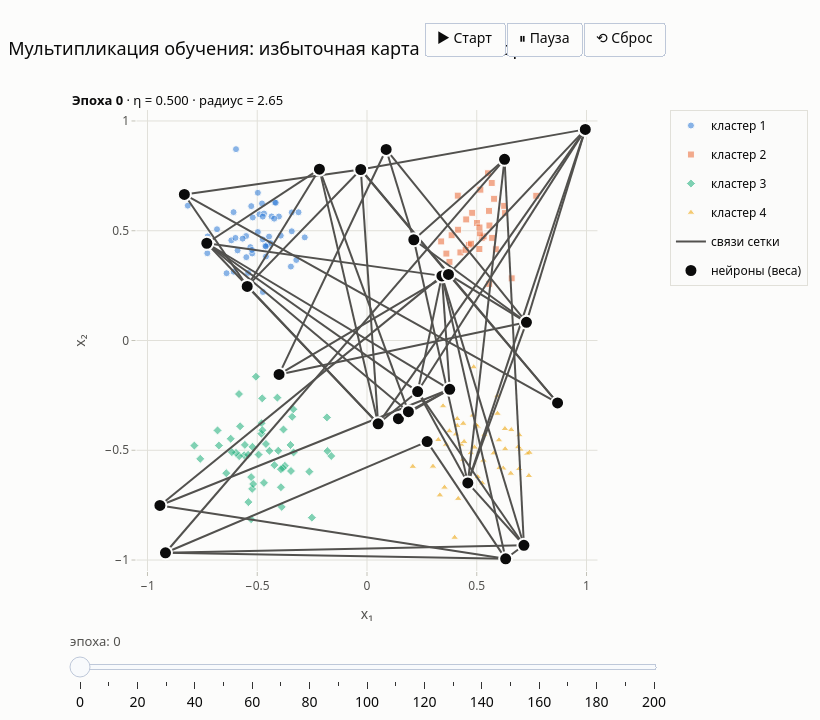

The notebook cell saved with this chart:
### Markdown cell above
## 5. Избыточная сетка 5×5: как веса распределяются внутри облаков

25 нейронов на 4 кластера — сетка избыточна. Посмотрим, как она «растягивается» по данным, сколько нейронов достаётся каждому облаку и что происходит с нейронами между облаками.

### Code cell
som_hex = KohonenSOM(5, 5, 'hextop', rule='gauss', seed=0).fit(X, EPOCHS, SHOW)
fig = animate_som(som_hex, 'Мультипликация обучения: избыточная карта 5×5, hextop', '05_training_5x5_hextop')
fig.show()

### Figure 1 — Plotly figure (JSON) as saved in the notebook; plotly's stock layout.template omitted (floating-point values rounded to 4 significant figures; data arrays with more than 128 entries replaced by an {"elided": "..."} marker saying what was removed)
{"data": [{"hovertemplate": "кластер 1<br>x = %{x:.3f}<br>y = %{y:.3f}<extra></extra>", "legendgroup": "c0", "marker": {"color": "#2a78d6", "line": {"color": "#fcfcfb", "width": 1}, "opacity": 0.55, "size": 7, "symbol": "circle"}, "mode": "markers", "name": "кластер 1", "showlegend": true, "type": "scatter", "x": [-0.4532, -0.5506, -0.7259, -0.5968, -0.4747, -0.5315, -0.618, -0.4461, -0.3929, -0.4973, -0.439, -0.5204, -0.2836, -0.5272, -0.5991, -0.4013, -0.4898, -0.8163, -0.6073, -0.4691, -0.5497, -0.4971, -0.3428, -0.4783, -0.523, -0.4347, -0.524, -0.4744, -0.4228, -0.6833, -0.6078, -0.7275, -0.4206, -0.7414, -0.4633, -0.3221, -0.4603, -0.3428, -0.5416, -0.3119, -0.4157, -0.4609, -0.5895, -0.3468, -0.5667, -0.4749, -0.6397], "y": [0.4365, 0.4759, 0.4741, 0.8716, 0.4606, 0.4253, 0.4563, 0.4733, 0.4777, 0.6729, 0.4435, 0.5605, 0.4698, 0.6121, 0.4674, 0.5649, 0.5749, 0.6142, 0.3134, 0.5783, 0.3796, 0.4941, 0.5836, 0.6243, 0.3964, 0.5652, 0.4125, 0.2211, 0.555, 0.5069, 0.5847, 0.3977, 0.6293, 0.4443, 0.4319, 0.3668, 0.3827, 0.4976, 0.3078, 0.5842, 0.6273, 0.4285, 0.4105, 0.3367, 0.4641, 0.5643, 0.3065]}, {"hovertemplate": "кластер 2<br>x = %{x:.3f}<br>y = %{y:.3f}<extra></extra>", "legendgroup": "c1", "marker": {"color": "#eb6834", "line": {"color": "#fcfcfb", "width": 1}, "opacity": 0.55, "size": 7, "symbol": "square"}, "mode": "markers", "name": "кластер 2", "showlegend": true, "type": "scatter", "x": [0.629, 0.5229, 0.5312, 0.5868, 0.5143, 0.5577, 0.771, 0.6591, 0.4638, 0.5566, 0.6248, 0.3616, 0.4149, 0.5681, 0.479, 0.5165, 0.5789, 0.3855, 0.4135, 0.5699, 0.4519, 0.4255, 0.5511, 0.4738, 0.3755, 0.5558, 0.501, 0.5123, 0.3378, 0.5118, 0.4494], "y": [0.5805, 0.4663, 0.4741, 0.4156, 0.4882, 0.5239, 0.6593, 0.2833, 0.4353, 0.2578, 0.6134, 0.396, 0.5046, 0.7176, 0.5816, 0.687, 0.6454, 0.4796, 0.6599, 0.4676, 0.5515, 0.4011, 0.7618, 0.4409, 0.3581, 0.5904, 0.5353, 0.5147, 0.4513, 0.4168, 0.413]}, {"hovertemplate": "кластер 3<br>x = %{x:.3f}<br>y = %{y:.3f}<extra></extra>", "legendgroup": "c2", "marker": {"color": "#1baf7a", "line": {"color": "#fcfcfb", "width": 1}, "opacity": 0.55, "size": 7, "symbol": "diamond"}, "mode": "markers", "name": "кластер 3", "showlegend": true, "type": "scatter", "x": [-0.5597, -0.3805, -0.251, -0.3741, -0.4802, -0.3409, -0.4772, -0.5416, -0.3826, -0.1826, -0.1804, -0.5563, -0.3921, -0.4442, -0.2627, -0.3463, -0.6411, -0.6748, -0.3485, -0.4083, -0.4603, -0.5404, -0.3884, -0.4041, -0.3345, -0.6209, -0.5823, -0.4938, -0.5277, -0.5278, -0.5231, -0.3355, -0.7866, -0.5186, -0.4219, -0.7596, -0.5218, -0.6808, -0.392, -0.5968, -0.5831, -0.4694, -0.6158, -0.1628, -0.4813, -0.5059, -0.5781, -0.4764], "y": [-0.5226, -0.4053, -0.8071, -0.5708, -0.377, -0.3473, -0.2636, -0.5207, -0.581, -0.3503, -0.5039, -0.4755, -0.5863, -0.5025, -0.5973, -0.5946, -0.6043, -0.4785, -0.4759, -0.2603, -0.4713, -0.7362, -0.758, -0.5021, -0.51, -0.4474, -0.5266, -0.5198, -0.6223, -0.8141, -0.676, -0.3135, -0.4787, -0.6537, -0.5678, -0.5392, -0.4844, -0.4096, -0.6683, -0.5118, -0.2439, -0.6484, -0.5084, -0.5262, -0.4245, -0.165, -0.3907, -0.4088]}, {"hovertemplate": "кластер 4<br>x = %{x:.3f}<br>y = %{y:.3f}<extra></extra>", "legendgroup": "c3", "marker": {"color": "#eda100", "line": {"color": "#fcfcfb", "width": 1}, "opacity": 0.55, "size": 7, "symbol": "triangle-up"}, "mode": "markers", "name": "кластер 4", "showlegend": true, "type": "scatter", "x": [0.7299, 0.5044, 0.4051, 0.6283, 0.6572, 0.5037, 0.5772, 0.5944, 0.5305, 0.5934, 0.4726, 0.4823, 0.2611, 0.655, 0.6936, 0.4286, 0.3005, 0.7375, 0.7398, 0.6293, 0.2086, 0.5247, 0.3248, 0.4156, 0.4111, 0.4384, 0.6986, 0.3531, 0.4966, 0.535, 0.4424, 0.4387, 0.332, 0.4373, 0.3754, 0.4861, 0.6204, 0.6011, 0.4109, 0.3992, 0.6032, 0.6932, 0.3464, 0.3602, 0.6885, 0.4895], "y": [-0.5158, -0.6216, -0.4266, -0.4021, -0.4071, -0.3912, -0.5131, -0.3328, -0.5463, -0.2529, -0.512, -0.341, -0.4524, -0.6057, -0.4304, -0.4735, -0.5735, -0.6162, -0.5106, -0.4943, -0.5745, -0.6496, -0.4524, -0.7205, -0.3881, -0.3785, -0.4958, -0.6692, -0.3855, -0.4289, -0.4609, -0.5423, -0.7044, -0.644, -0.4128, -0.1211, -0.5823, -0.4536, -0.3567, -0.8976, -0.5802, -0.5845, -0.2987, -0.4736, -0.4851, -0.4867]}, {"hoverinfo": "skip", "line": {"color": "#52514e", "width": 2}, "mode": "lines", "name": "связи сетки", "type": "scatter", "x": {"elided": "168 float values"}, "y": {"elided": "168 float values"}}, {"customdata": [1, 2, 3, 4, 5, 6, 7, 8, 9, 10, 11, 12, 13, 14, 15, 16, 17, 18, 19, 20, 21, 22, 23, 24, 25], "hovertemplate": "нейрон %{customdata}<br>w = (%{x:.3f}; %{y:.3f})<extra></extra>", "marker": {"color": "#0b0b0b", "line": {"color": "#fcfcfb", "width": 2}, "size": 13}, "mode": "markers", "name": "нейроны (веса)", "type": "scatter", "x": [0.2739, -0.9181, 0.6265, 0.2133, 0.08725, 0.6317, 0.7148, 0.4593, 0.7264, -0.4006, -0.9434, 0.3412, 0.2308, 0.9944, 0.3711, 0.3769, -0.7298, 0.05071, -0.02833, 0.8681, 0.1431, 0.1886, -0.2168, -0.5457, -0.832], "y": [-0.4604, -0.9669, 0.8255, 0.459, 0.8701, -0.9945, -0.9328, -0.6487, 0.08292, -0.1546, -0.7514, 0.2944, -0.2326, 0.9617, 0.3009, -0.2222, 0.443, -0.3795, 0.779, -0.2844, -0.3563, -0.3242, 0.7805, 0.2464, 0.6653]}], "layout": {"annotations": [{"font": {"color": "#0b0b0b", "size": 13}, "showarrow": false, "text": "<b>Эпоха 0</b> · η = 0.500 · радиус = 2.65", "x": 0, "xanchor": "left", "xref": "paper", "y": 1.045, "yref": "paper"}], "height": 720, "legend": {"x": 1.01, "y": 1}, "margin": {"b": 120, "t": 110}, "sliders": [{"active": 0, "currentvalue": {"font": {"color": "#52514e", "size": 13}, "prefix": "эпоха: "}, "len": 1, "pad": {"t": 30}, "steps": [{"args": [["0"], {"frame": {"duration": 0, "redraw": false}, "mode": "immediate", "transition": {"duration": 250}}], "label": "0", "method": "animate"}, {"args": [["10"], {"frame": {"duration": 0, "redraw": false}, "mode": "immediate", "transition": {"duration": 250}}], "label": "10", "method": "animate"}, {"args": [["20"], {"frame": {"duration": 0, "redraw": false}, "mode": "immediate", "transition": {"duration": 250}}], "label": "20", "method": "animate"}, {"args": [["30"], {"frame": {"duration": 0, "redraw": false}, "mode": "immediate", "transition": {"duration": 250}}], "label": "30", "method": "animate"}, {"args": [["40"], {"frame": {"duration": 0, "redraw": false}, "mode": "immediate", "transition": {"duration": 250}}], "label": "40", "method": "animate"}, {"args": [["50"], {"frame": {"duration": 0, "redraw": false}, "mode": "immediate", "transition": {"duration": 250}}], "label": "50", "method": "animate"}, {"args": [["60"], {"frame": {"duration": 0, "redraw": false}, "mode": "immediate", "transition": {"duration": 250}}], "label": "60", "method": "animate"}, {"args": [["70"], {"frame": {"duration": 0, "redraw": false}, "mode": "immediate", "transition": {"duration": 250}}], "label": "70", "method": "animate"}, {"args": [["80"], {"frame": {"duration": 0, "redraw": false}, "mode": "immediate", "transition": {"duration": 250}}], "label": "80", "method": "animate"}, {"args": [["90"], {"frame": {"duration": 0, "redraw": false}, "mode": "immediate", "transition": {"duration": 250}}], "label": "90", "method": "animate"}, {"args": [["100"], {"frame": {"duration": 0, "redraw": false}, "mode": "immediate", "transition": {"duration": 250}}], "label": "100", "method": "animate"}, {"args": [["110"], {"frame": {"duration": 0, "redraw": false}, "mode": "immediate", "transition": {"duration": 250}}], "label": "110", "method": "animate"}, {"args": [["120"], {"frame": {"duration": 0, "redraw": false}, "mode": "immediate", "transition": {"duration": 250}}], "label": "120", "method": "animate"}, {"args": [["130"], {"frame": {"duration": 0, "redraw": false}, "mode": "immediate", "transition": {"duration": 250}}], "label": "130", "method": "animate"}, {"args": [["140"], {"frame": {"duration": 0, "redraw": false}, "mode": "immediate", "transition": {"duration": 250}}], "label": "140", "method": "animate"}, {"args": [["150"], {"frame": {"duration": 0, "redraw": false}, "mode": "immediate", "transition": {"duration": 250}}], "label": "150", "method": "animate"}, {"args": [["160"], {"frame": {"duration": 0, "redraw": false}, "mode": "immediate", "transition": {"duration": 250}}], "label": "160", "method": "animate"}, {"args": [["170"], {"frame": {"duration": 0, "redraw": false}, "mode": "immediate", "transition": {"duration": 250}}], "label": "170", "method": "animate"}, {"args": [["180"], {"frame": {"duration": 0, "redraw": false}, "mode": "immediate", "transition": {"duration": 250}}], "label": "180", "method": "animate"}, {"args": [["190"], {"frame": {"duration": 0, "redraw": false}, "mode": "immediate", "transition": {"duration": 250}}], "label": "190", "method": "animate"}, {"args": [["200"], {"frame": {"duration": 0, "redraw": false}, "mode": "immediate", "transition": {"duration": 250}}], "label": "200", "method": "animate"}], "x": 0, "y": -0.06, "yanchor": "top"}], "title": {"text": "Мультипликация обучения: избыточная карта 5×5, hextop"}, "updatemenus": [{"buttons": [{"args": [null, {"frame": {"duration": 450, "redraw": false}, "fromcurrent": true, "mode": "immediate", "transition": {"duration": 350, "easing": "cubic-in-out"}}], "label": "▶ Старт", "method": "animate"}, {"args": [[null], {"frame": {"duration": 0, "redraw": false}, "mode": "immediate"}], "label": "⏸ Пауза", "method": "animate"}, {"args": [["0"], {"frame": {"duration": 0, "redraw": false}, "mode": "immediate", "transition": {"duration": 0}}], "label": "⟲ Сброс", "method": "animate"}], "direction": "left", "showactive": false, "type": "buttons", "x": 1.0, "xanchor": "right", "y": 1.12, "yanchor": "bottom"}], "width": 820, "xaxis": {"constrain": "domain", "dtick": 0.5, "range": [-1.05, 1.05], "title": {"text": "x₁"}}, "yaxis": {"dtick": 0.5, "range": [-1.05, 1.05], "scaleanchor": "x", "title": {"text": "x₂"}}}}
